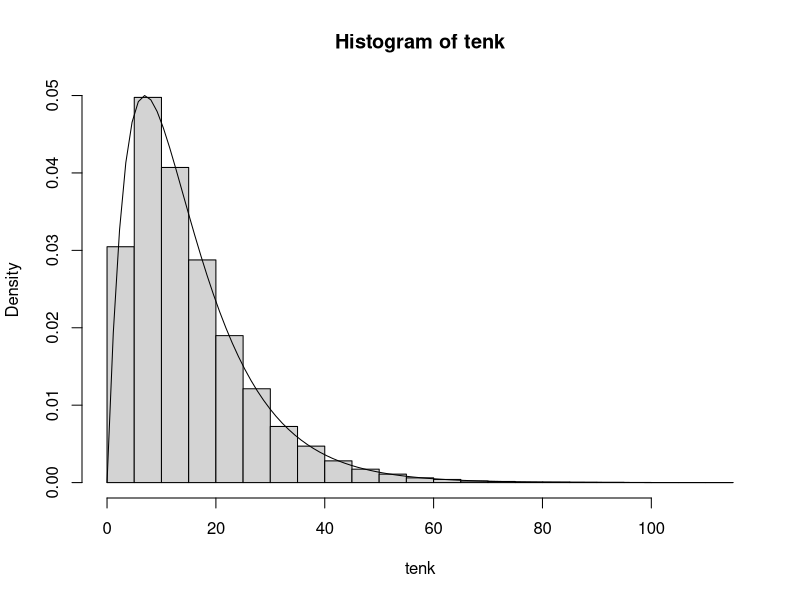

Here is the R script that generated this plot:
# sample size
size=100000
# defining the probability density function
lt<-function(x){(0.2*exp(-0.1*x)-0.2*exp(-0.2*x))}
# picking 100000 random points
tenk <- replicate(size, max(rexp(n=1, rate=0.1), rexp(n=1, rate = 0.1)))
# plotting a histogram of the randomly generated points
hist(tenk, probability=TRUE)
# adding a curve to the histogram
curve(lt, add=TRUE)
# E(T)
mean(tenk)
# probability of lifetime of sattelite being more than 15 years
sum(tenk > 15)/size